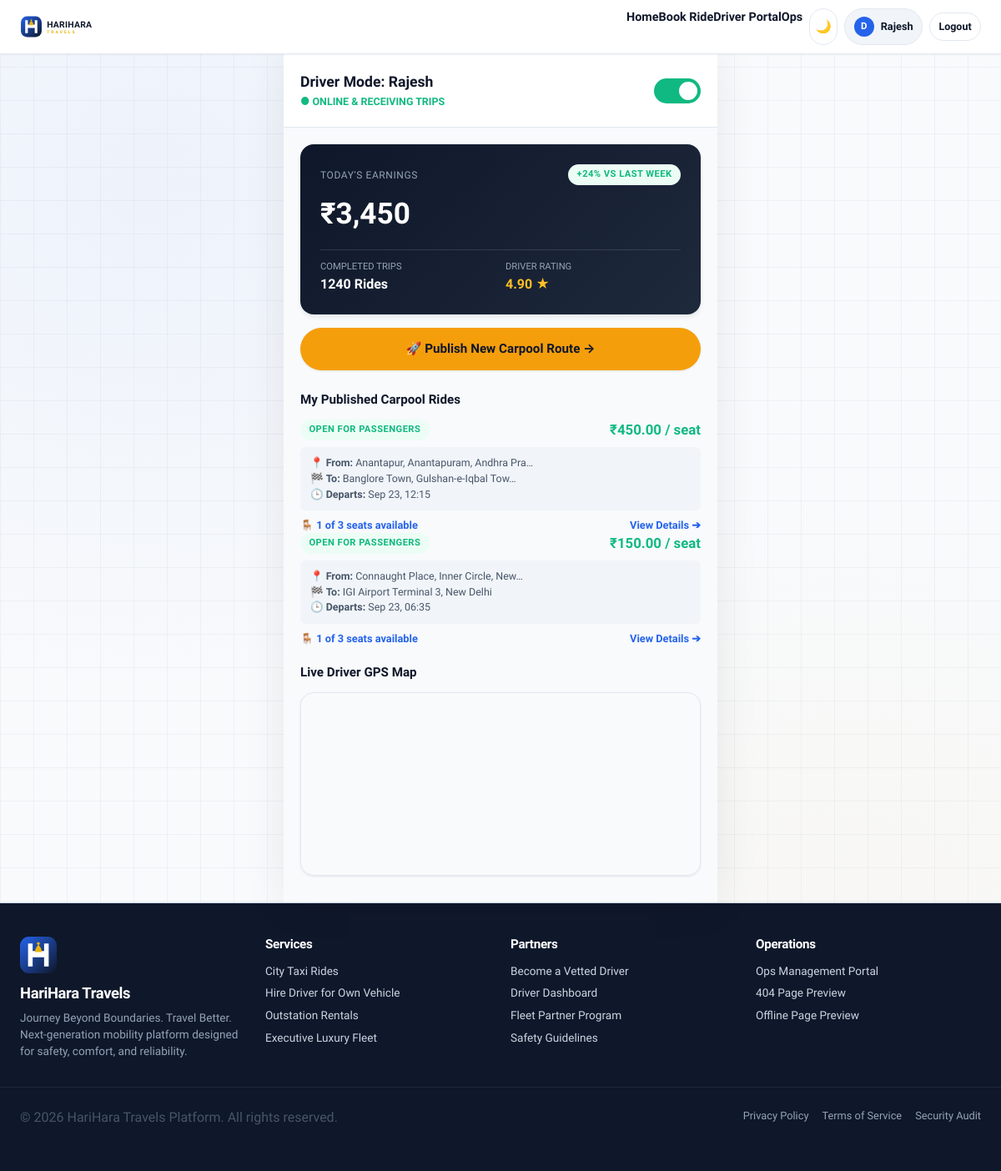
Screenshot of /driver/dashboard/ (signed in) with the database file from the repository.
### apps/accounts/models.py (models this page shows, shortened)
class User(AbstractUser):
    class Role(models.TextChoices):
        CUSTOMER = 'CUSTOMER', 'Customer'
        DRIVER = 'DRIVER', 'Driver'
        ADMIN = 'ADMIN', 'Admin / Operations'
    role = models.CharField(max_length=20, choices=Role.choices, default=Role.CUSTOMER)
    phone = models.CharField(max_length=20, unique=True, null=True, blank=True)
    is_phone_verified = models.BooleanField(default=False)
    is_email_verified = models.BooleanField(default=False)
    avatar = models.ImageField(upload_to='avatars/', null=True, blank=True)
    created_at = models.DateTimeField(auto_now_add=True)
    updated_at = models.DateTimeField(auto_now=True)

### apps/drivers/models.py (models this page shows, shortened)
class DriverProfile(models.Model):
    class VerificationStatus(models.TextChoices):
        UNVERIFIED = 'UNVERIFIED', 'Unverified'
        PENDING = 'PENDING', 'Pending Review'
        VERIFIED = 'VERIFIED', 'Verified & Active'
        REJECTED = 'REJECTED', 'Rejected'
    user = models.OneToOneField(settings.AUTH_USER_MODEL, on_delete=models.CASCADE, related_name='driver_profile')
    license_number = models.CharField(max_length=50, unique=True)
    license_expiry = models.DateField(null=True, blank=True)
    verification_status = models.CharField(max_length=20, choices=VerificationStatus.choices, default=VerificationStatus.UNVERIFIED)
    is_online = models.BooleanField(default=False)
    is_busy = models.BooleanField(default=False)
    current_latitude = models.FloatField(default=28.6139) # Default GPS
    current_longitude = models.FloatField(default=77.2090)
    last_location_update = models.DateTimeField(auto_now=True)
    rating = models.DecimalField(max_digits=3, decimal_places=2, default=5.00)
    total_trips = models.PositiveIntegerField(default=0)
    created_at = models.DateTimeField(auto_now_add=True)
    updated_at = models.DateTimeField(auto_now=True)

### apps/bookings/models.py (models this page shows, shortened)
class RideOffer(models.Model):
    id = models.UUIDField(primary_key=True, default=uuid.uuid4, editable=False)
    driver = models.ForeignKey(settings.AUTH_USER_MODEL, on_delete=models.CASCADE, related_name='published_rides')
    origin_address = models.TextField()
    origin_latitude = models.FloatField()
    origin_longitude = models.FloatField()
    destination_address = models.TextField()
    destination_latitude = models.FloatField()
    destination_longitude = models.FloatField()
    departure_datetime = models.DateTimeField()
    total_seats = models.PositiveIntegerField(default=3)
    available_seats = models.PositiveIntegerField(default=3)
    price_per_seat = models.DecimalField(max_digits=10, decimal_places=2, default=150.00)
    vehicle_model = models.CharField(max_length=100, default='Honda City')
    vehicle_number = models.CharField(max_length=30, default='DL-01-AB-1234')
    vehicle_category = models.CharField(max_length=20, choices=VehicleCategory.choices, default=VehicleCategory.SEDAN)
    description = models.TextField(null=True, blank=True)
    status = models.CharField(max_length=20, choices=RideOfferStatus.choices, default=RideOfferStatus.OPEN)
    created_at = models.DateTimeField(auto_now_add=True)
    updated_at = models.DateTimeField(auto_now=True)

### apps/drivers/views.py (the view)
# urls.py: path('dashboard/', views.dashboard, name='dashboard'),
@login_required
def dashboard(request):
    profile, _ = DriverProfile.objects.get_or_create(
        user=request.user,
        defaults={'license_number': f"LIC-{request.user.id:06d}"}
    )
    from bookings.models import RideOffer, Booking
    published_rides = RideOffer.objects.filter(driver=request.user).order_by('-created_at')
    assigned_bookings = Booking.objects.filter(driver=profile).exclude(status__startswith='CANCELLED').order_by('-created_at')[:10]
    return render(request, 'driver/dashboard.html', {
        'profile': profile,
        'published_rides': published_rides,
        'assigned_bookings': assigned_bookings
    })

### common/context_processors.py (called while the page is built)
def brand_context(request):
    user_role = getattr(request.user, 'role', 'GUEST') if getattr(request, 'user', None) and request.user.is_authenticated else 'GUEST'
    return {
        'PLATFORM_NAME': settings.AURA_PLATFORM['NAME'],
        'PLATFORM_TAGLINE': settings.AURA_PLATFORM['TAGLINE'],
        'PLATFORM_CURRENCY': settings.AURA_PLATFORM['CURRENCY'],
        'CURRENT_ROLE': user_role,
        'IS_CUSTOMER': user_role == 'CUSTOMER',
        'IS_DRIVER': user_role == 'DRIVER',
        'IS_ADMIN': user_role == 'ADMIN' or getattr(request.user, 'is_superuser', False),
    }

### templates/driver/dashboard.html (shortened to what this page needs)
{% extends 'base/base.html' %}
{% block content %}
<div class="mobile-app-shell">
  <div style="padding: 1.25rem; background: var(--color-surface); border-bottom: 1px solid var(--color-border);" class="flex items-center justify-between">
    <div>
      <div style="font-weight: 800; font-size: 1.1rem; color: var(--color-text-primary);">
        Driver Mode: {{ user.first_name|default:user.username }}
      </div>
      <div id="driver-online-label" style="font-weight: 700; font-size: 0.78rem; color: var(--color-success); margin-top: 2px;">
        ● ONLINE & RECEIVING TRIPS
      </div>
    </div>
    <label class="toggle-switch">
      <span class="toggle-slider"></span>
    </label>
  </div>
  <div style="padding: 1.25rem 1.25rem 0.5rem;">
    <div class="card" style="border-radius: var(--radius-mobile-card); background: linear-gradient(135deg, var(--color-primary-dark) 0%, var(--color-primary) 100%); color: #FFFFFF; border: none; box-shadow: var(--shadow-md);">
      <div class="flex items-center justify-between" style="margin-bottom: 0.5rem;">
        <span style="font-size: 0.75rem; text-transform: uppercase; letter-spacing: 0.05em; color: #94A3B8;">Today's Earnings</span>
        <span class="badge badge-success" style="font-size: 0.7rem;">+24% vs last week</span>
      </div>
      <div style="font-size: 2.2rem; font-weight: 800; color: #FFFFFF; margin-bottom: 1rem;">
        ₹{{ profile.wallet_balance|default:"3,450" }}
      </div>
      <div style="display: grid; grid-template-columns: repeat(2, 1fr); gap: 0.75rem; border-top: 1px solid rgba(255,255,255,0.12); padding-top: 0.75rem;">
        <div>
          <div style="font-size: 0.7rem; color: #94A3B8;">COMPLETED TRIPS</div>
          <div style="font-size: 1rem; font-weight: 700; color: #FFFFFF;">{{ profile.total_trips|default:12 }} Rides</div>
        </div>
        <div>
          <div style="font-size: 0.7rem; color: #94A3B8;">DRIVER RATING</div>
          <div style="font-size: 1rem; font-weight: 700; color: var(--color-accent-light);">{{ profile.rating|default:"4.90" }} ★</div>
        </div>
      </div>
    </div>
  </div>
  <div style="padding: 0.5rem 1.25rem;">
    <a href="{% url 'bookings:offer_ride' %}" class="btn btn-accent mobile-touch-active" style="width: 100%; border-radius: var(--radius-full); padding: 0.85rem; font-size: 0.95rem; font-weight: 700;">
      🚀 Publish New Carpool Route →
    </a>
  </div>
  <div style="padding: 1rem 1.25rem 2rem;">
    <div style="font-weight: 700; font-size: 0.95rem; color: var(--color-text-primary); margin-bottom: 0.75rem;">
      My Published Carpool Rides
    </div>
    {% if published_rides %}
      {% for offer in published_rides %}
        <div class="mobile-card-tile" style="display: flex; flex-direction: column; align-items: stretch; gap: 0.5rem;">
          <div class="flex items-center justify-between">
            <span class="badge badge-success" style="font-size: 0.7rem;">{{ offer.get_status_display }}</span>
            <span style="font-size: 1.05rem; font-weight: 800; color: var(--color-success);">₹{{ offer.price_per_seat }} / seat</span>
          </div>
          <div style="font-size: 0.78rem; color: var(--color-text-secondary); background: var(--color-surface-hover); padding: 0.6rem 0.75rem; border-radius: var(--radius-sm);">
            <div>📍 <strong>From:</strong> {{ offer.origin_address|truncatechars:35 }}</div>
            <div>🏁 <strong>To:</strong> {{ offer.destination_address|truncatechars:35 }}</div>
            <div>🕒 <strong>Departs:</strong> {{ offer.departure_datetime|date:"M d, H:i" }}</div>
          </div>
          <div class="flex items-center justify-between" style="font-size: 0.8rem; color: var(--color-brand-blue); font-weight: 600;">
            <span>🪑 {{ offer.available_seats }} of {{ offer.total_seats }} seats available</span>
            <span>View Details ➔</span>
          </div>
        </div>
      {% endfor %}
    {% endif %}
    <div style="margin-top: 1.25rem; font-weight: 700; font-size: 0.95rem; color: var(--color-text-primary); margin-bottom: 0.75rem;">
      Live Driver GPS Map
    </div>
    <div style="width: 100%; height: 220px; border-radius: var(--radius-mobile-card); overflow: hidden; border: 1px solid var(--color-border); box-shadow: var(--shadow-sm);">
      <div id="aura-driver-map" style="width: 100%; height: 100%;"></div>
    </div>
  </div>
</div>
{% endblock %}

### templates/components/navbar.html (shortened to what this page needs)
<header class="mobile-app-header-container">
  <div class="container navbar-inner">
    <a href="{% url 'landing' %}" class="flex items-center" style="text-decoration: none; flex-shrink: 1; max-width: 140px;">
      <div data-aura-logo="full" data-width="135" data-height="34" style="max-width: 100%;"></div>
    </a>
    <nav class="nav-actions-group">
      <div class="desktop-nav-links flex items-center gap-5">
        <a href="{% url 'landing' %}" style="font-weight: 600; color: var(--color-text-primary); font-size: 0.9rem;">Home</a>
        <a href="{% url 'bookings:create' %}" style="font-weight: 600; color: var(--color-text-primary); font-size: 0.9rem;">Book Ride</a>
        <a href="{% url 'drivers:dashboard' %}" style="font-weight: 600; color: var(--color-text-primary); font-size: 0.9rem;">Driver Portal</a>
        <a href="{% url 'admin_ops:dashboard' %}" style="font-weight: 600; color: var(--color-text-primary); font-size: 0.9rem;">Ops</a>
      </div>
      <button data-theme-toggle class="mobile-touch-active btn btn-secondary btn-sm" title="Toggle Theme" style="border-radius: var(--radius-full); width: 34px; height: 34px; padding: 0; display: inline-flex; align-items: center; justify-content: center; font-size: 0.95rem; flex-shrink: 0;">
        🌙
      </button>
      {% if user.is_authenticated %}
        <a href="{% url 'customers:dashboard' %}" class="mobile-touch-active flex items-center gap-2" style="text-decoration: none; padding: 0.3rem 0.65rem; background: var(--color-surface-hover); border-radius: var(--radius-full); border: 1px solid var(--color-border); flex-shrink: 0;">
          <div style="width: 24px; height: 24px; border-radius: 50%; background: var(--color-brand-blue); color: white; display: flex; align-items: center; justify-content: center; font-size: 0.72rem; font-weight: 700;">
            {{ user.username|slice:":1"|upper }}
          </div>
          <span class="user-greeting-name" style="font-size: 0.8rem; font-weight: 600; color: var(--color-text-primary);">{{ user.first_name|default:user.username }}</span>
        </a>
        <a href="{% url 'accounts:logout' %}" class="desktop-only btn btn-secondary btn-sm navbar-btn-login">Logout</a>
      {% else %}
        <a href="{% url 'accounts:login' %}" class="btn btn-secondary btn-sm navbar-btn-login">Login</a>
        <a href="{% url 'accounts:register_customer' %}" class="btn btn-primary btn-sm navbar-btn-signup">Sign Up</a>
      {% endif %}
    </nav>
  </div>
</header>

### static/css/tokens.css (style rules this page uses)
:root { --color-primary: #1E293B; --color-primary-dark: #0F172A; --color-primary-light: #312E81; --color-brand-blue: #2563EB; --color-brand-blue-hover: #1D4ED8; --color-brand-blue-subtle: #EFF6FF; --color-accent: #F59E0B; --color-accent-dark: #D97706; --color-accent-light: #FBBF24; --color-accent-subtle: #FEF3C7; --color-background: #F8FAFC; --color-surface: #FFFFFF; --color-surface-elevated: #FFFFFF; --color-surface-hover: #F1F5F9; --color-text-primary: #0F172A; --color-text-secondary: #475569; --color-text-muted: #64748B; --color-text-inverse: #FFFFFF; --color-border: #E2E8F0; --color-border-subtle: #F1F5F9; --color-border-strong: #CBD5E1; --color-success: #10B981; --color-success-bg: #ECFDF5; --color-warning: #F59E0B; --color-warning-bg: #FFFBEB; --color-danger: #EF4444; --color-danger-bg: #FEF2F2; --color-info: #3B82F6; --color-info-bg: #EFF6FF; --shadow-xs: 0 1px 2px 0 rgba(15, 23, 42, 0.05); --shadow-sm: 0 1px 3px 0 rgba(15, 23, 42, 0.08), 0 1px 2px -1px rgba(15, 23, 42, 0.04); --shadow-md: 0 4px 6px -1px rgba(15, 23, 42, 0.08), 0 2px 4px -2px rgba(15, 23, 42, 0.04); --shadow-lg: 0 10px 15px -3px rgba(15, 23, 42, 0.08), 0 4px 6px -4px rgba(15, 23, 42, 0.03); --shadow-xl: 0 20px 25px -5px rgba(15, 23, 42, 0.1), 0 8px 10px -6px rgba(15, 23, 42, 0.04); --shadow-glow: 0 0 20px rgba(37, 99, 235, 0.2); --radius-sm: 6px; --radius-md: 10px; --radius-lg: 16px; --radius-xl: 24px; --radius-full: 9999px; --font-sans: 'Plus Jakarta Sans', 'Inter', -apple-system, BlinkMacSystemFont, sans-serif; --font-mono: 'JetBrains Mono', monospace; --weight-regular: 400; --weight-medium: 500; --weight-semibold: 600; --weight-bold: 700; --transition-fast: 150ms cubic-bezier(0.4, 0, 0.2, 1); --transition-normal: 250ms cubic-bezier(0.4, 0, 0.2, 1); --transition-slow: 350ms cubic-bezier(0.4, 0, 0.2, 1); --transition-spring: 400ms cubic-bezier(0.175, 0.885, 0.32, 1.275); --header-height: 56px; --sidebar-width: 260px; --bottom-nav-height: 58px; --safe-area-top: env(safe-area-inset-top, 0px); --safe-area-bottom: env(safe-area-inset-bottom, 0px); --safe-area-left: env(safe-area-inset-left, 0px); --safe-area-right: env(safe-area-inset-right, 0px); --mobile-touch-target: 44px; --radius-mobile-card: 16px; --radius-sheet: 24px; --shadow-sheet: 0 -10px 30px rgba(0, 0, 0, 0.15); }

### static/css/main.css (style rules this page uses)
*, *::before, *::after { box-sizing: border-box; margin: 0; padding: 0; }
html { font-family: var(--font-sans); background-color: var(--color-background); color: var(--color-text-primary); line-height: 1.5; -webkit-font-smoothing: antialiased; -moz-osx-font-smoothing: grayscale; scroll-behavior: smooth; }
body { min-height: 100vh; display: flex; flex-direction: column; overflow-x: hidden; background-color: var(--color-background); transition: background-color var(--transition-normal), color var(--transition-normal); }
a { color: var(--color-brand-blue); text-decoration: none; transition: color var(--transition-fast); }
.container { width: 100%; max-width: 1280px; margin: 0 auto; padding: 0 1rem; }
@media (min-width: 768px) { .container { padding: 0 1.5rem; } }
.flex { display: flex; }
.items-center { align-items: center; }
.justify-between { justify-content: space-between; }
.gap-2 { gap: 0.5rem; }
.aura-vector-bg { position: relative; background-color: var(--color-background); background-image: radial-gradient(circle at 15% 15%, rgba(37, 99, 235, 0.05) 0%, transparent 40%), radial-gradient(circle at 85% 85%, rgba(245, 158, 11, 0.04) 0%, transparent 40%), linear-gradient(to right, rgba(148, 163, 184, 0.1) 1px, transparent 1px), linear-gradient(to bottom, rgba(148, 163, 184, 0.1) 1px, transparent 1px); background-size: 100% 100%, 100% 100%, 40px 40px, 40px 40px; }

### static/css/driver.css (style rules this page uses)
.toggle-switch { position: relative; display: inline-block; width: 56px; height: 30px; }
.toggle-slider { position: absolute; cursor: pointer; inset: 0; background-color: var(--color-border-strong); transition: 0.3s; border-radius: 30px; }
.toggle-slider:before { position: absolute; content: ""; height: 22px; width: 22px; left: 4px; bottom: 4px; background-color: white; transition: 0.3s; border-radius: 50%; }
input:checked + .toggle-slider { background-color: var(--color-success); }
input:checked + .toggle-slider:before { transform: translateX(26px); }

### rows the page displays
User: username "D", first_name "Rajesh"
DriverProfile: total_trips "1240", rating "4.90"
RideOffer: status "OPEN FOR PASSENGERS", price_per_seat "450.00", origin_address "Anantapur, Anantapuram, Andhra Pra…", destination_address "Banglore Town, Gulshan-e-Iqbal Tow…", departure_datetime "Sep 23, 12:15", available_seats "1", total_seats "3"
RideOffer: status "OPEN FOR PASSENGERS", price_per_seat "150.00", origin_address "Connaught Place, Inner Circle, New…", destination_address "IGI Airport Terminal 3, New Delhi", departure_datetime "Sep 23, 06:35", available_seats "1", total_seats "3"

### other values shown
{{ profile.wallet_balance|default:"3,450" }} "3,450"
{{ PLATFORM_NAME }} "HariHara Travels"
{{ PLATFORM_TAGLINE }} "Journey Beyond Boundaries. Travel Better."
